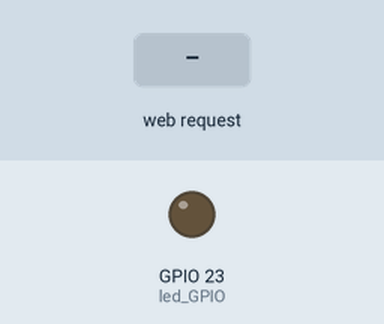
Simulated run of this program. Board: ESP32. Parts: output pins drawn as LEDs (lit = HIGH). The inputs (shaded band) are chosen by the test bench. WiFi joins after 1.5 s; servers stay silent unless stated; what the program prints to the serial monitor is not drawn.

Above: at 2.7 s.
2.8 s: HTTP request GET /led/on received
At 3.8 s:
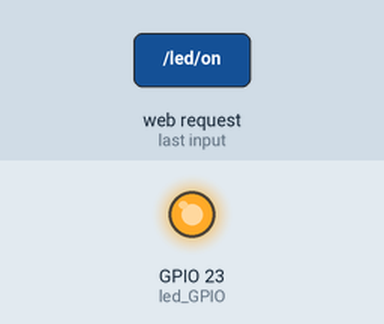
4.3 s: HTTP request GET /led/off received
At 4.9 s:
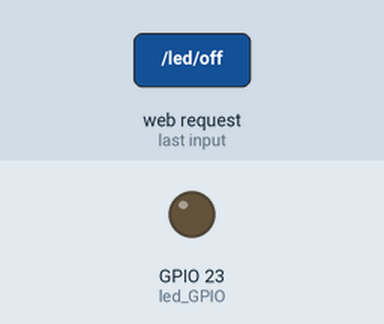
Timing chart, 0 to 7.3 s (numbered marks = the images above; inputs shaded):
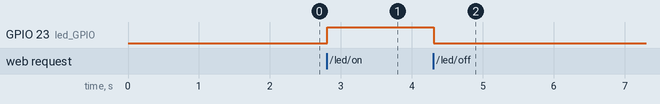

The program:

main.cpp
```cpp
#include <Arduino.h>
#include <WiFiClient.h>
#include <WebServer.h>
#include <ESPmDNS.h>

// Network credentials
const char* ssid = "your-SSID";
const char* password = "your-PASSWORD";

// Set webserver on port 80
WiFiServer server(80);

// Store HTTP request
String header;

// To store current output state
String ledstate = "off";

// Set GPIO pin for LED
const int led_GPIO = 23;

// Current Time
unsigned long currTime = millis();
// Previous Time
unsigned long prevTime = 0;
// Define timeout in milliseconds
const long timeout = 70000;

void wifiConnect() {
  // Connect WiFi
  Serial.print("Connecting to ");
  Serial.println(ssid);
  WiFi.begin(ssid, password);

  while (WiFi.status() != WL_CONNECTED) {
    delay(500);
    Serial.print(" . ");
  }

  // Print IP and status
  Serial.println("\nWiFi Connected :)");
  Serial.print("IP address: ");
  Serial.println(WiFi.localIP());
}

void setup() {
  Serial.begin(115200);
  // Set output
  pinMode(led_GPIO, OUTPUT);

  wifiConnect();

  server.begin();
}

void loop() {
  // Listen for clients
  WiFiClient client = server.available();

  if (client) {
    currTime = millis();
    prevTime = currTime;

    Serial.printf("New Client : ");
    Serial.println(client.remoteIP());

    String currLine = ""; // Hold data from client

    while (client.connected() && currTime - prevTime <= timeout) {
      currTime = millis();

      if (client.available()) {
        char c = client.read();
        Serial.write(c);
        header += c;

        if (c == '\n') {
          if (currLine.length() == 0) {
            client.println("HTTP/1.1 200 OK");
            client.println("Content-type:text/html");
            client.println("Connection: close");
            client.println();

            // Select LED status
            if (header.indexOf("GET /led/on") >= 0) {
              Serial.println("LED ON");
              ledstate = "on";
              digitalWrite(led_GPIO, HIGH);
            } else if (header.indexOf("GET /led/off") >= 0) {
              Serial.println("LED OFF");
              ledstate = "off";
              digitalWrite(led_GPIO, LOW);
            }

            // Display HTML page
            client.println("<!DOCTYPE html><html>");
            client.println("<head>");
            client.println("<meta name=\"viewport\" content=\"width=device-width, initial-scale=1\">");
            client.println("<style>");
            client.println("body { font-family: Arial, sans-serif; text-align: center; margin: 50px; }");
            client.println(".button { font-size: 20px; padding: 10px 20px; border: none; cursor: pointer; border-radius: 5px; }");
            client.println(".on { background-color: green; color: white; }");
            client.println(".off { background-color: red; color: white; }");
            client.println(".portfolio { margin-top: 50px; padding: 20px; background-color: #f4f4f4; border-radius: 10px; }");
            client.println("a { text-decoration: none; color: blue; }");
            client.println("</style>");
            client.println("</head><body>");
            client.println("<h1>ESP32 LED Controller</h1>");

            if (ledstate == "off") {
              client.println("<p><a href=\"/led/on\"><button class=\"button on\">TURN ON</button></a></p>");
            } else {
              client.println("<p><a href=\"/led/off\"><button class=\"button off\">TURN OFF</button></a></p>");
            }

            // Portfolio Section
            client.println("<div class=\"portfolio\">");
            client.println("<h2>About Me</h2>");
            client.println("<p>Hi, I'm a Computer Engineering student passionate about embedded systems, IoT, network automation and cloud native.</p>");
            client.println("<p>Check out my projects:</p>");
            client.println("<p><a href=\"https://github.com/QueshYoda\" target=\"_blank\">GitHub</a> | <a href=\"https://www.linkedin.com/in/baha-demirtas/\" target=\"_blank\">LinkedIn</a></p>");
            client.println("</div>");

            client.println("</body></html>");
            client.println();

            break;
          } else {
            currLine = "";
          }

        } else if (c != '\r') {
          currLine += c;
        }
      }
    }

    // Clear header
    header = "";
    // Close connection
    client.stop();
    Serial.println("Client disconnected");
  }
}
```

Measured:
- after the input at 2.8 s, GPIO 23 (led_GPIO): LOW → HIGH at once
- after the input at 4.3 s, GPIO 23 (led_GPIO): HIGH → LOW at once
